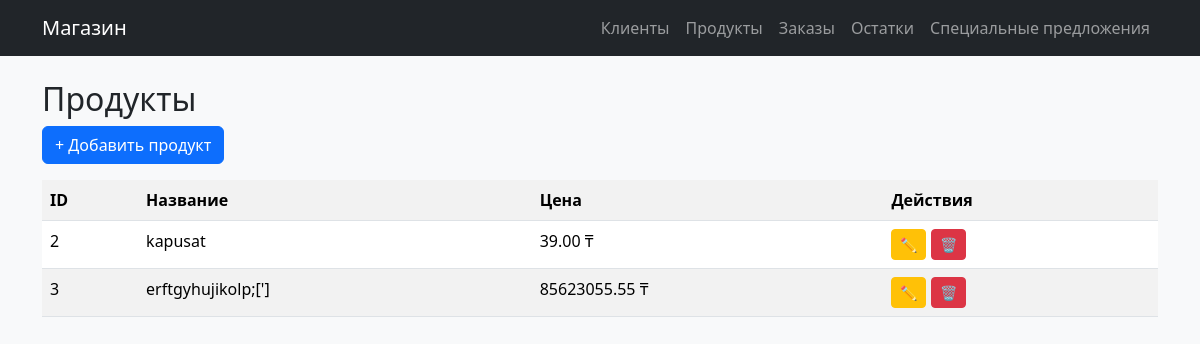
Before: /products/ with the older database file.
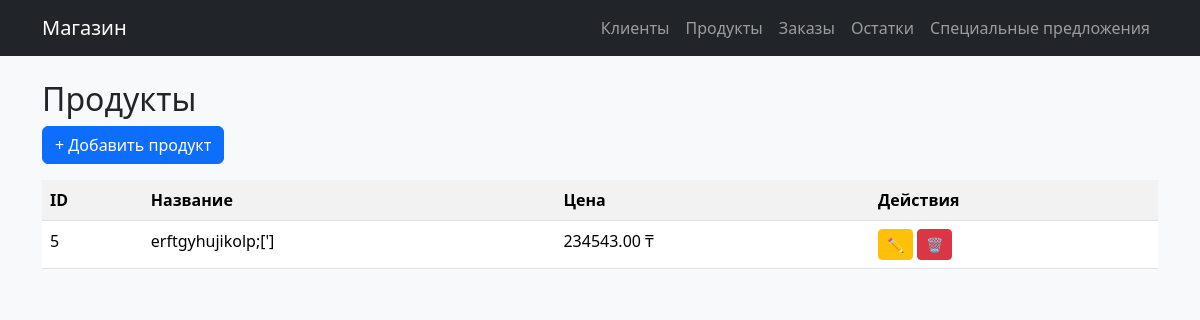
After: the same page with the newer database file.
### main/models.py (models this page shows, shortened)
class Product(models.Model):
    name = models.CharField(max_length=100, verbose_name="Название продукта")
    description = models.TextField(blank=True, verbose_name="Описание")
    price = models.DecimalField(max_digits=10, decimal_places=2, verbose_name="Цена")

### main/views.py (the view)
# urls.py: path('products/', views.products_list, name='products'),
def products_list(request):
    products = Product.objects.all()
    return render(request, "products.html", {"products": products})

### main/templates/products.html (shortened to what this page needs)
{% extends "base.html" %}
{% block content %}
<h2>Продукты</h2>
<a href="{% url 'product_add' %}" class="btn btn-primary mb-3">+ Добавить продукт</a>
<table class="table table-striped">
  <tr><th>ID</th><th>Название</th><th>Цена</th><th>Действия</th></tr>
  {% for p in products %}
  <tr>
    <td>{{ p.id }}</td>
    <td>{{ p.name }}</td>
    <td>{{ p.price }} ₸</td>
    <td>
      <a href="{% url 'product_edit' p.id %}" class="btn btn-sm btn-warning">✏️</a>
      <a href="{% url 'product_delete' p.id %}" class="btn btn-sm btn-danger">🗑️</a>
    </td>
  </tr>
  {% endfor %}
</table>
{% endblock %}

### main/templates/base.html (shortened to what this page needs)
<!DOCTYPE html>
<html lang="ru">
<head>
  <link
    href="https://cdn.jsdelivr.net/npm/bootstrap@5.3.3/dist/css/bootstrap.min.css"
    rel="stylesheet"
  >
</head>
<body class="bg-light">
  <nav class="navbar navbar-expand-lg navbar-dark bg-dark">
    <div class="container">
      <a class="navbar-brand" href="/">Магазин</a>
      <div class="collapse navbar-collapse">
        <ul class="navbar-nav ms-auto">
          <li class="nav-item"><a href="/clients/" class="nav-link">Клиенты</a></li>
          <li class="nav-item"><a href="/products/" class="nav-link">Продукты</a></li>
          <li class="nav-item"><a href="/orders/" class="nav-link">Заказы</a></li>
          <li class="nav-item"><a href="/stocks/" class="nav-link">Остатки</a></li>
          <li class="nav-item"><a href="/specialoffers/" class="nav-link">Специальные предложения</a></li>
        </ul>
      </div>
    </div>
  </nav>
  <div class="container mt-4">
    {% block content %}{% endblock %}
  </div>
</body>
</html>

Changed rows visible on the page:
removed Product: id "2", name "kapusat", price "39.00"
removed Product: id "3", name "erftgyhujikolp;[']", price "85623055.55"
added Product: id "5", name "erftgyhujikolp;[']", price "234543.00"
